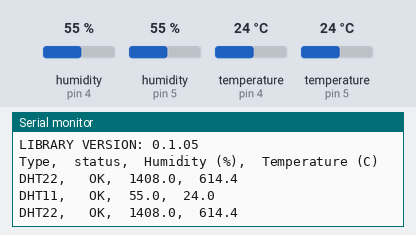
Simulated run of this sketch. Board: Arduino Uno, built with avr-gcc and run on an emulated ATmega328P. On the bench: the last lines printed to the serial monitor. Wiring (inferred from the names in the program): 2 × DHT11 sensor: data pin 4 / data pin 5. The inputs (shaded band) are chosen by the test bench; at power-on: humidity (sensors on pin 4, pin 5) 55 %, temperature (sensors on pin 4, pin 5) 24 °C.

Above: at 2.8 s.
2.9 s: humidity (sensor on pin 4) set to 22 %
At 3.5 s:
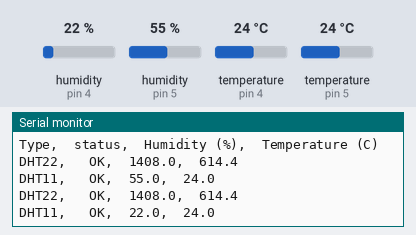
5.6 s: humidity (sensor on pin 5) set to 22 %
At 7.0 s:
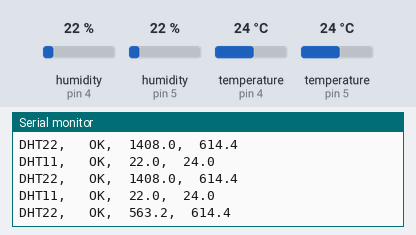
8.3 s: temperature (sensor on pin 4) set to 12 °C
At 8.3 s:
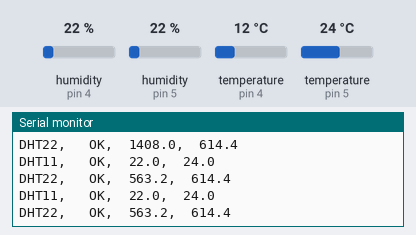
11.0 s: temperature (sensor on pin 5) set to 12 °C
At 11.9 s:
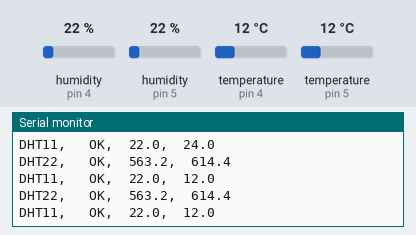
13.7 s: humidity (sensor on pin 4) set to 40 %
At 15.2 s:
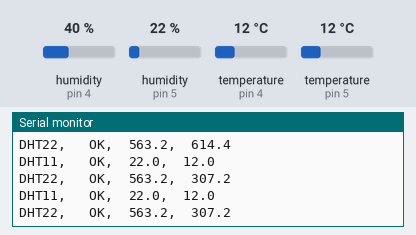
16.4 s: humidity (sensor on pin 5) set to 40 %
At 17.2 s:
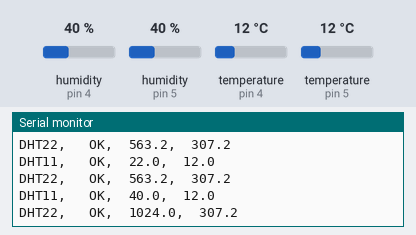
Timing chart, 0 to 19.4 s (numbered marks = the images above; inputs shaded):
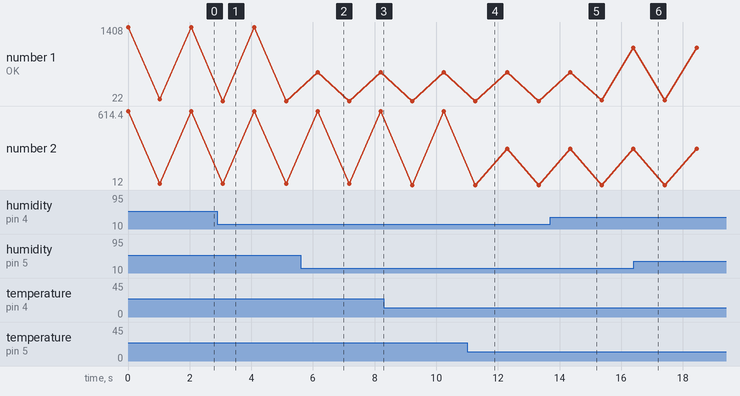

The sketch:

dht_test.pde
```cpp
//
//   FILE:  dht_test.pde
// PURPOSE: DHT library test sketch for Arduino
//

#include <dht.h>

dht DHT;

#define DHT11_PIN 4
#define DHT22_PIN 5

void setup()
{
  Serial.begin(115200);
  Serial.println("DHT TEST PROGRAM ");
  Serial.print("LIBRARY VERSION: ");
  Serial.println(DHT_LIB_VERSION);
  Serial.println();
  Serial.println("Type,\tstatus,\tHumidity (%),\tTemperature (C)");
}

void loop()
{
  // READ DATA
  Serial.print("DHT22, \t");
  int chk = DHT.read22(DHT22_PIN);
  switch (chk)
  {
    case DHTLIB_OK:
		Serial.print("OK,\t");
		break;
    case DHTLIB_ERROR_CHECKSUM:
		Serial.print("Checksum error,\t");
		break;
    case DHTLIB_ERROR_TIMEOUT:
		Serial.print("Time out error,\t");
		break;
    default:
		Serial.print("Unknown error,\t");
		break;
  }
  // DISPLAY DATA
  Serial.print(DHT.humidity, 1);
  Serial.print(",\t");
  Serial.println(DHT.temperature, 1);

  delay(1000);

  // READ DATA
  Serial.print("DHT11, \t");
  chk = DHT.read11(DHT11_PIN);
  switch (chk)
  {
    case DHTLIB_OK:
		Serial.print("OK,\t");
		break;
    case DHTLIB_ERROR_CHECKSUM:
		Serial.print("Checksum error,\t");
		break;
    case DHTLIB_ERROR_TIMEOUT:
		Serial.print("Time out error,\t");
		break;
    default:
		Serial.print("Unknown error,\t");
		break;
  }
 // DISPLAT DATA
  Serial.print(DHT.humidity,1);
  Serial.print(",\t");
  Serial.println(DHT.temperature,1);

  delay(1000);
}
//
// END OF FILE
//
```

dht.cpp
```cpp
//
//    FILE: dht.cpp
// VERSION: 0.1.05
// PURPOSE: DHT Temperature & Humidity Sensor library for Arduino
//
// DATASHEET:
//
// HISTORY:
// 0.1.05 fixed negative temperature bug (thanks to Roseman)
// 0.1.04 improved readability of code using DHTLIB_OK in code
// 0.1.03 added error values for temp and humidity when read failed
// 0.1.02 added error codes
// 0.1.01 added support for Arduino 1.0, fixed typos (31/12/2011)
// 0.1.0 by Rob Tillaart (01/04/2011)
// inspired by DHT11 library
//

#include "dht.h"

#define TIMEOUT 10000

/////////////////////////////////////////////////////
//
// PUBLIC
//


// return values:
// DHTLIB_OK
// DHTLIB_ERROR_CHECKSUM
// DHTLIB_ERROR_TIMEOUT
int dht::read11(uint8_t pin)
{
	// READ VALUES
	int rv = read(pin);
	if (rv != DHTLIB_OK)
    {
		humidity    = DHTLIB_INVALID_VALUE; // or is NaN prefered?
		temperature = DHTLIB_INVALID_VALUE;
		return rv;
	}

	// CONVERT AND STORE
	humidity    = bits[0];  // bit[1] == 0;
	temperature = bits[2];  // bits[3] == 0;

	// TEST CHECKSUM
	uint8_t sum = bits[0] + bits[2]; // bits[1] && bits[3] both 0
	if (bits[4] != sum) return DHTLIB_ERROR_CHECKSUM;

	return DHTLIB_OK;
}

// return values:
// DHTLIB_OK
// DHTLIB_ERROR_CHECKSUM
// DHTLIB_ERROR_TIMEOUT
int dht::read22(uint8_t pin)
{
	// READ VALUES
	int rv = read(pin);
	if (rv != DHTLIB_OK)
    {
		humidity    = DHTLIB_INVALID_VALUE;  // invalid value, or is NaN prefered?
		temperature = DHTLIB_INVALID_VALUE;  // invalid value
		return rv;
	}

	// CONVERT AND STORE
	humidity    = word(bits[0], bits[1]) * 0.1;

	if (bits[2] & 0x80) // negative temperature
	{
			temperature = word(bits[2]&0x7F, bits[3]) * 0.1;
			temperature *= -1.0;
	}
	else
	{
			temperature = word(bits[2], bits[3]) * 0.1;
	}

	// TEST CHECKSUM
	uint8_t sum = bits[0] + bits[1] + bits[2] + bits[3];
	if (bits[4] != sum) return DHTLIB_ERROR_CHECKSUM;

	return DHTLIB_OK;
}

/////////////////////////////////////////////////////
//
// PRIVATE
//

// return values:
// DHTLIB_OK
// DHTLIB_ERROR_TIMEOUT
int dht::read(uint8_t pin)
{
	// INIT BUFFERVAR TO RECEIVE DATA
	uint8_t cnt = 7;
	uint8_t idx = 0;

	// EMPTY BUFFER
	for (int i=0; i< 5; i++) bits[i] = 0;

	// REQUEST SAMPLE
	pinMode(pin, OUTPUT);
	digitalWrite(pin, LOW);
	delay(20);
	digitalWrite(pin, HIGH);
	delayMicroseconds(40);
	pinMode(pin, INPUT);

	// GET ACKNOWLEDGE or TIMEOUT
	unsigned int loopCnt = TIMEOUT;
	while(digitalRead(pin) == LOW)
		if (loopCnt-- == 0) return DHTLIB_ERROR_TIMEOUT;

	loopCnt = TIMEOUT;
	while(digitalRead(pin) == HIGH)
		if (loopCnt-- == 0) return DHTLIB_ERROR_TIMEOUT;

	// READ THE OUTPUT - 40 BITS => 5 BYTES
	for (int i=0; i<40; i++)
	{
		loopCnt = TIMEOUT;
		while(digitalRead(pin) == LOW)
			if (loopCnt-- == 0) return DHTLIB_ERROR_TIMEOUT;

		unsigned long t = micros();

		loopCnt = TIMEOUT;
		while(digitalRead(pin) == HIGH)
			if (loopCnt-- == 0) return DHTLIB_ERROR_TIMEOUT;

		if ((micros() - t) > 40) bits[idx] |= (1 << cnt);
		if (cnt == 0)   // next byte?
		{
			cnt = 7;
			idx++;
		}
		else cnt--;
	}

	return DHTLIB_OK;
}
//
// END OF FILE
//
```

dht.h
```cpp
//
//    FILE: dht.h
// VERSION: 0.1.05
// PURPOSE: DHT Temperature & Humidity Sensor library for Arduino
//
//     URL: http://playground.arduino.cc/Main/DHTLib
//
// HISTORY:
// see dht.cpp file
//

#ifndef dht_h
#define dht_h

#if ARDUINO < 100
#include <WProgram.h>
#else
#include <Arduino.h>
#endif

#define DHT_LIB_VERSION "0.1.05"

#define DHTLIB_OK				0
#define DHTLIB_ERROR_CHECKSUM	-1
#define DHTLIB_ERROR_TIMEOUT	-2
#define DHTLIB_INVALID_VALUE	-999

class dht
{
public:
	int read11(uint8_t pin);
    int read22(uint8_t pin);
	double humidity;
	double temperature;

private:
	uint8_t bits[5];  // buffer to receive data
	int read(uint8_t pin);
};
#endif
//
// END OF FILE
//
```

Measured:
- after the input at 2.9 s, the serial monitor: prints a new line after 0.18 s (image 1)
- after the input at 5.6 s, the serial monitor: prints a new line after 0.55 s (image 2)
- plotted number 1: 22 → 563.2 after the input at 5.6 s, 22 → 1024 after the input at 13.7 s
